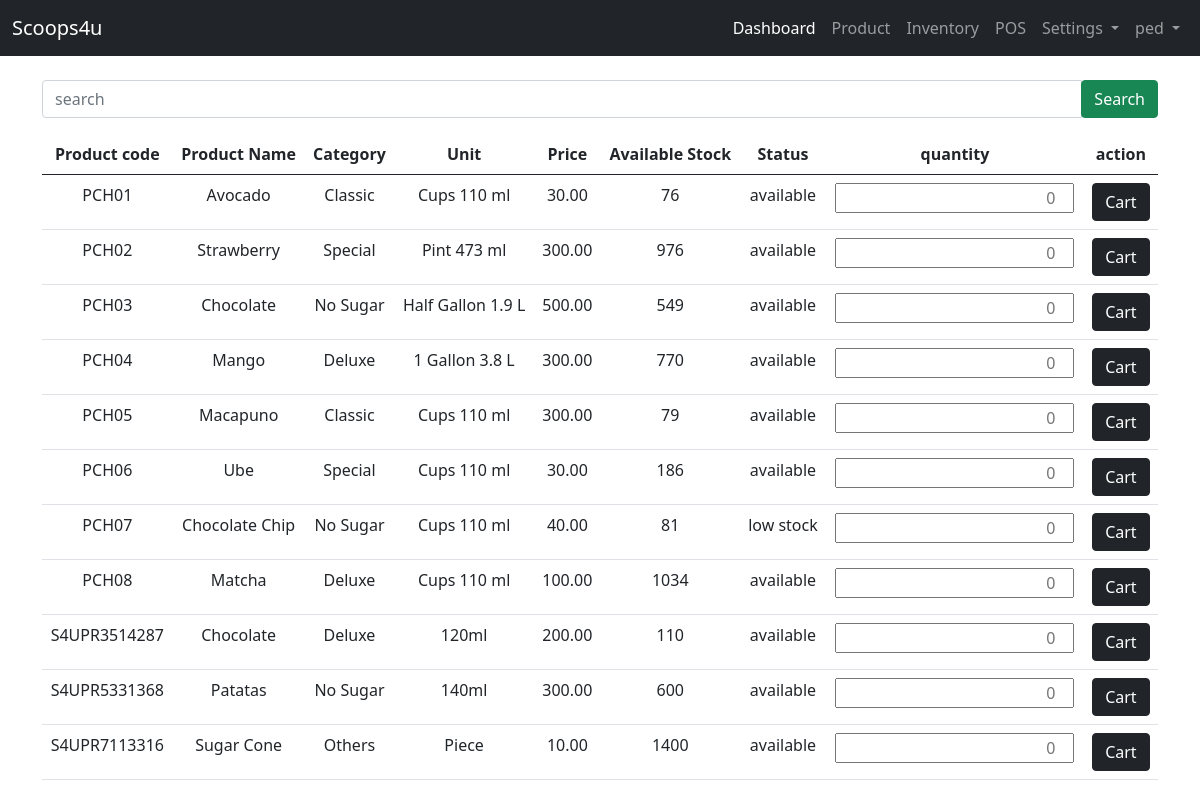
Page /user-site/pos/all-products/ (signed in) on the earlier database version.
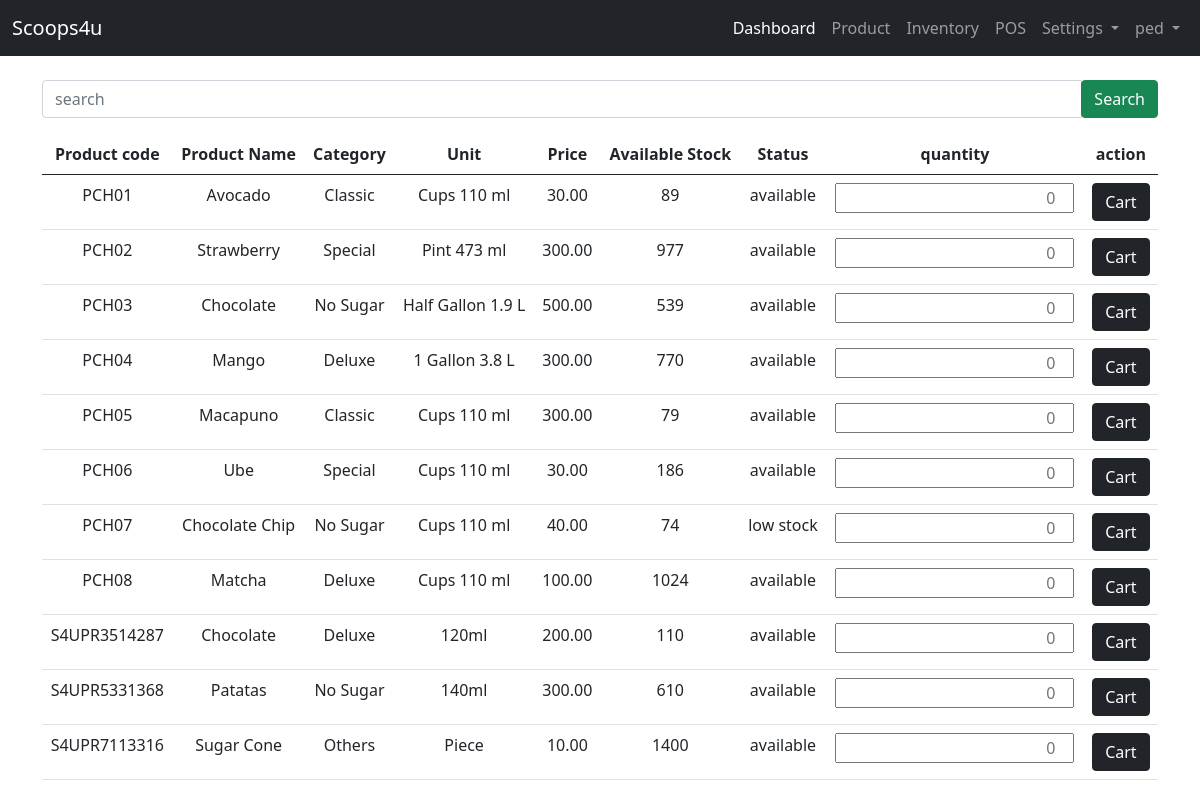
Same page on the later database version.
### admin_site/models.py (models this page shows, shortened)
class Product(models.Model):
    STATUS = (("available","available"),("low stock","low stock"),("n/a","n/a"))
    product_code =  models.CharField(unique=True, max_length=200, verbose_name='Product Code')
    product_category =  models.CharField(max_length=200, verbose_name='Category')
    product_name=  models.CharField(max_length=200, verbose_name='Product Name')
    product_unit =  models.CharField(max_length=200, verbose_name='Unit')
    product_price =  models.DecimalField( max_digits=10, decimal_places=2,null=True, verbose_name='Price')
    product_stock =  models.BigIntegerField(null=True, verbose_name='Available Stock')
    product_status =  models.CharField(max_length=200, choices=STATUS, verbose_name='Status')

### admin_site/views.py (the view)
# urls.py: path('pos/all-products/', views.all_products ,name='all_products'),
@login_required(login_url='landing_page:login')
def all_products(request):
    list_products = Product.objects.all()
    context = {'list_products':list_products}
    return render(request, 'admin_site/pos/all-products.html', context)

### templates/admin_site/pos/all-products.html (shortened to what this page needs)
{% extends 'admin_site/base.html' %}
{% block content %}
<form action="{% url 'admin_site:search_product' %}" method="get" class="my-3 ">
    <div class="input-group">
        <input type="text" class="form-control" name="search" placeholder="search" required>
        <div class="input-group-append">
            <button class="btn btn-success">Search</button>
        </div>
    </div>
</form>
{% if list_products %}
<table class="table table-hover text-center">
    <thead>
    <tr>
        <th>Product code </th>
        <th>Product Name</th>
        <th>Category</th>
        <th>Unit</th>
        <th>Price</th>
        <th>Available Stock</th>
        <th>Status</th>
        <th>quantity</th>
        <th>action</th>
    </tr>
    </thead>
    <tbody>
        {% for list in list_products %}
    <tr>
        <td>{{ list.product_code }}</td>
        <td>{{ list.product_name }}</td>
        <td>{{ list.product_category }}</td>
        <td>{{ list.product_unit }}</td>
        <td>{{ list.product_price }}</td>
        <td>{{ list.product_stock }}</td>
        <td>{{ list.product_status }}</td>
        <form action="{% url 'admin_site:cart_products' list.id %}" method="POST">
        <td><input type="number" name="quantity" style="text-align:right;" placeholder="0" required></td>
        <td><button class="btn btn-dark" type="submit" name="cart">Cart</button></td>
        </form>
    </tr>
        {% endfor %}
    </tbody>
</table>
{% endif %}
{% endblock content %}

Differences in the rows shown:
changed Product "PCH01": product_stock "76" → "89"
changed Product "PCH02": product_stock "976" → "977"
changed Product "PCH03": product_stock "549" → "539"
changed Product "PCH07": product_stock "81" → "74"
changed Product "PCH08": product_stock "1034" → "1024"
changed Product "S4UPR5331368": product_stock "600" → "610"
